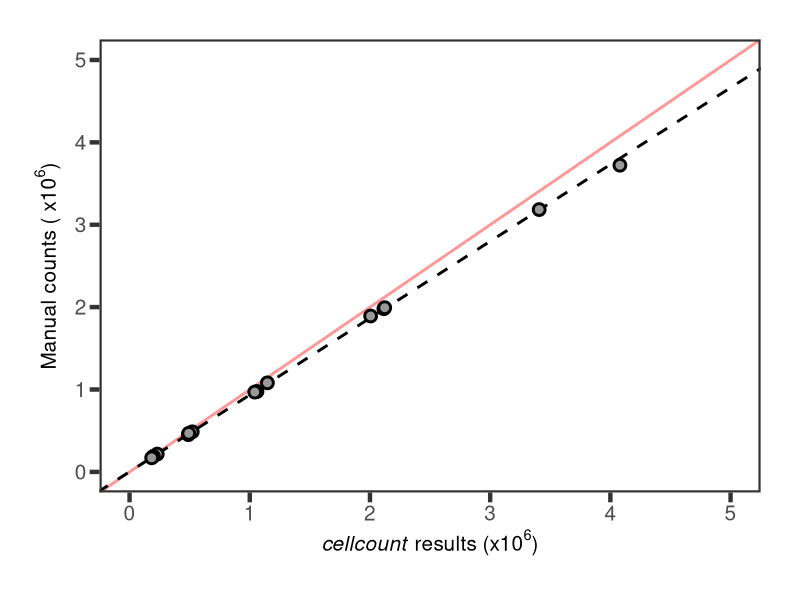
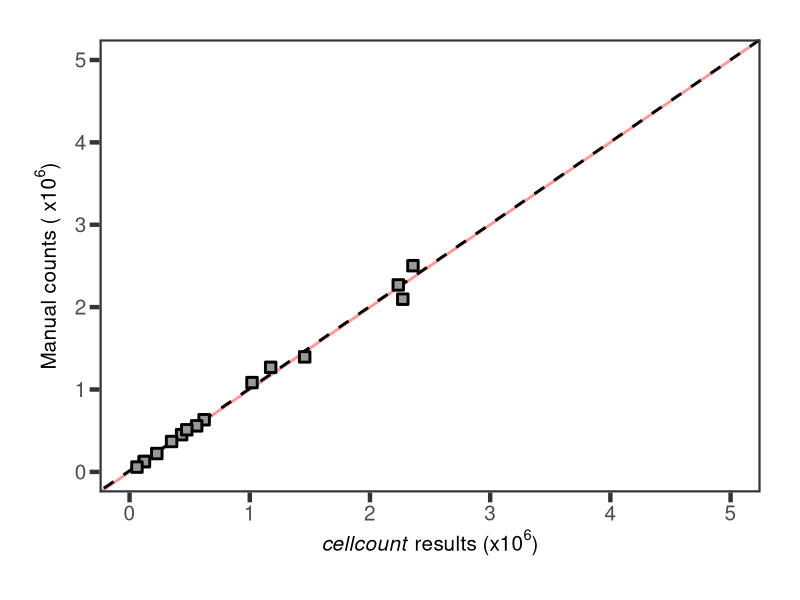
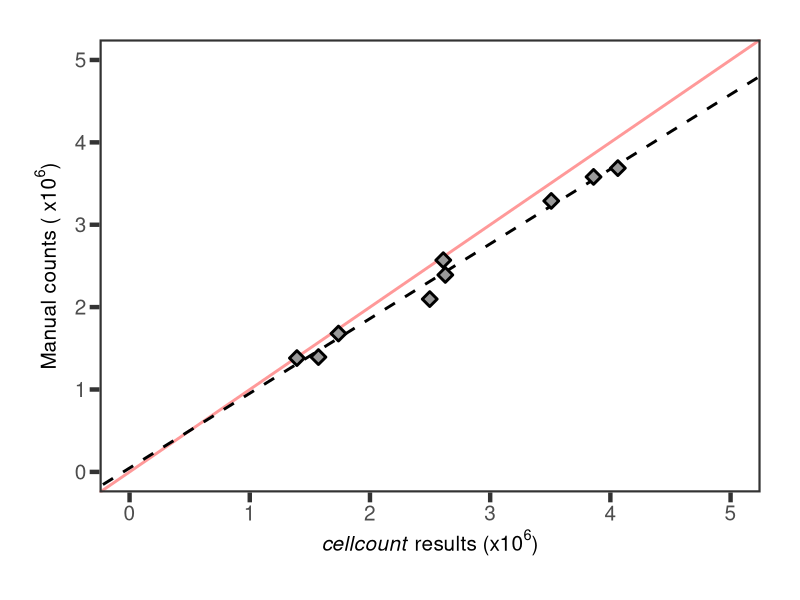
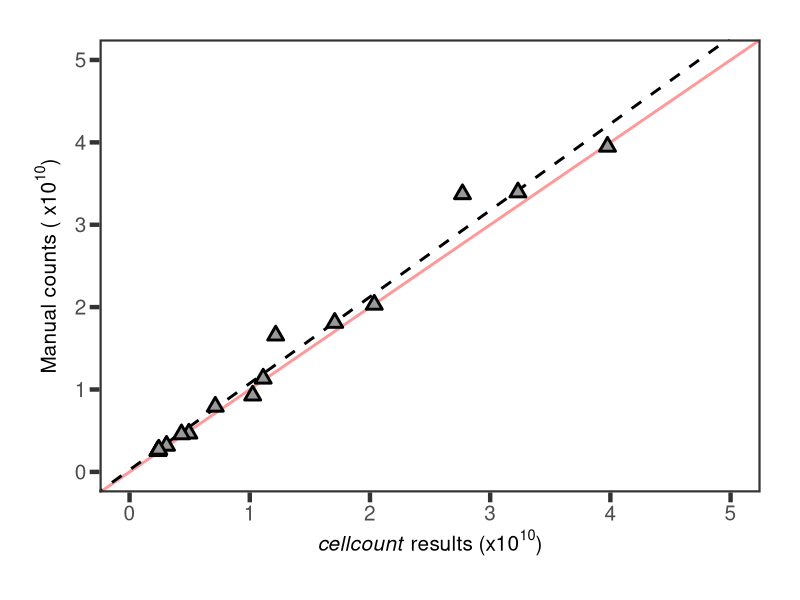
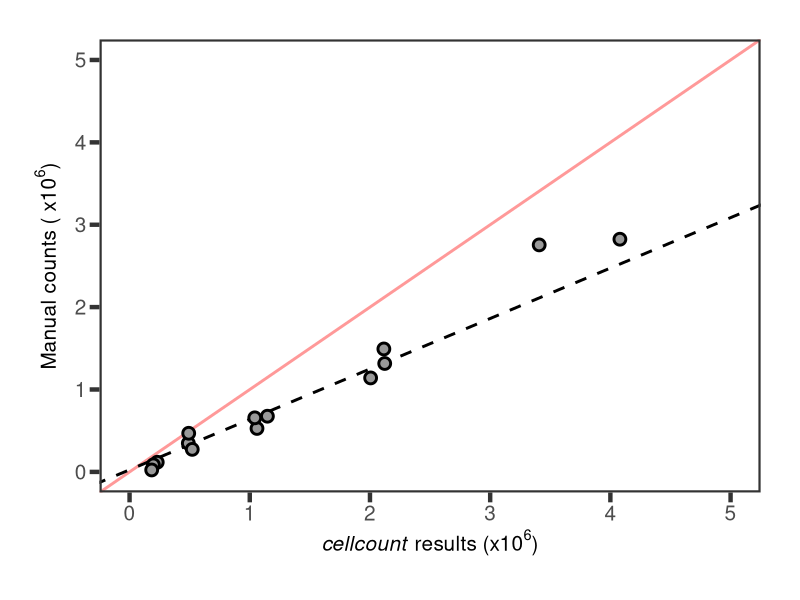
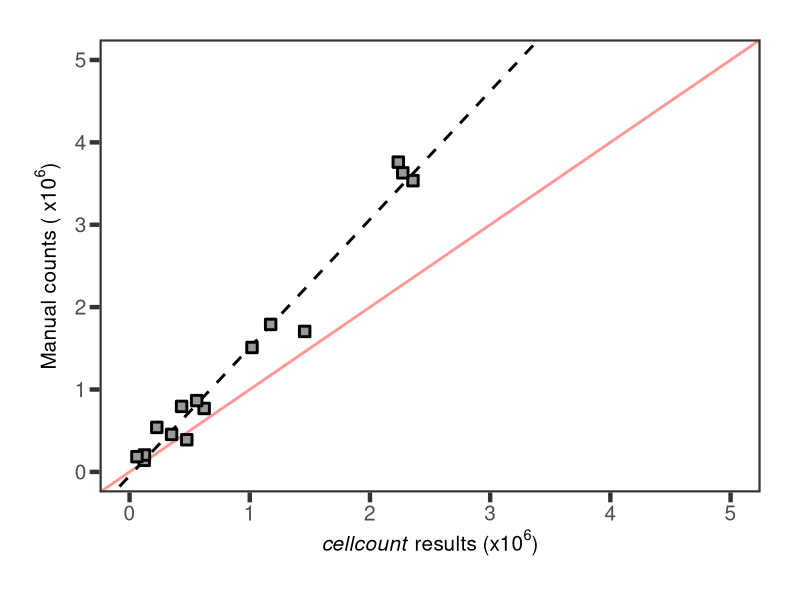
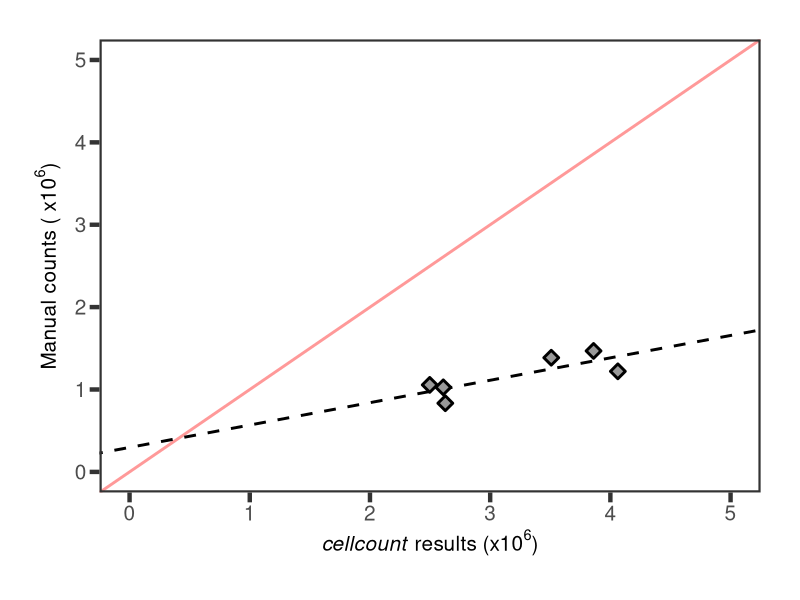
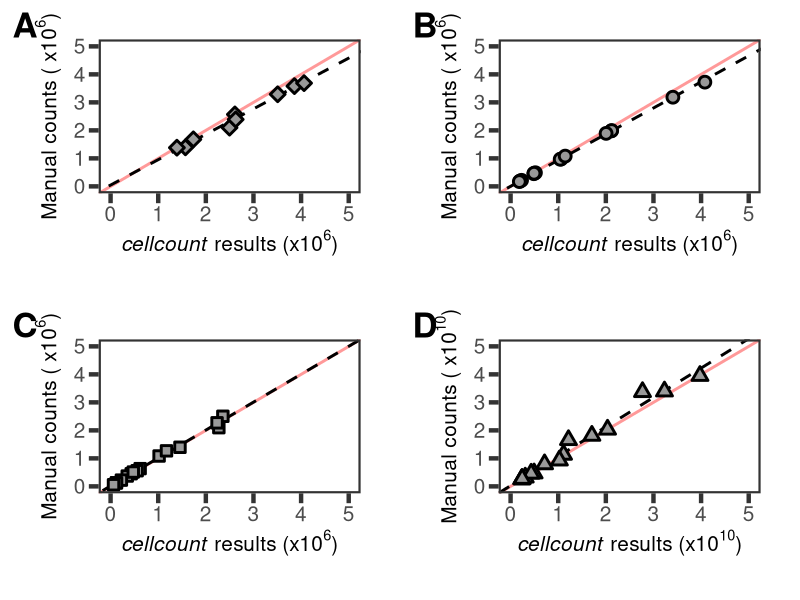

Generate these figures, in order, with R:
library(ggplot2)
library(gridExtra)
library(ggpubr)
library(cowplot)

setwd("~/cellcount_main/data")

RA<-read.csv("Regression_Analysis.csv",header=T)

RA_F192<-subset(RA,Species=="F192")
RA_F210<-subset(RA,Species=="F210")
RA_Anabena<-subset(RA,Species=="Anabena")
RA_Shewanella<-subset(RA,Species=="Shewanella")

RA_F192$Script<-(RA_F192$Script/1000000)
RA_F192$Visual<-(RA_F192$Visual/1000000)
RA_F192$Microscope<-(RA_F192$Microscope/1000000)

data.lm1<-lm(Visual~Script,data=RA_F192)
summary(data.lm1)

F192<-ggplot(data=RA_F192, aes(x=Script,y=Visual))+
  theme_bw()+
  labs(x=expression(paste(italic("cellcount"), " results (",x10^{6},")")))+
  labs(y=expression(paste("Manual counts ( ",x10^{6},")")))+
  theme(axis.title.x = element_text(size=15),
        axis.title.y = element_text(size=15,vjust=2))+
  theme(axis.text.x = element_text(size = 15),
        axis.text.y = element_text(size = 15),
        axis.ticks = element_line(size=1.5),
        axis.ticks.length = unit(0.25,"cm"),
        plot.margin=unit(c(1,1,1,1),"cm"),
        panel.grid.major = element_blank(),
        panel.grid.minor = element_blank(),
        panel.border = element_rect(size=1.5))+
  scale_x_continuous(labels=function(x) format(x,scientific=FALSE))+
  scale_y_continuous(labels=function(x) format(x,scientific=FALSE))+
  xlim(0,5)+
  ylim(0,5)+
  geom_abline(slope=1,intercept=0,color="red",size=1,alpha=0.4)+
  geom_abline(slope=coef(data.lm1)[["Script"]],
              intercept=coef(data.lm1)[["(Intercept)"]],
              linetype=2,
              size=1)+
  geom_point(size=3,shape=21,colour="black",fill="grey60",stroke=1.5)
F192


RA_F210$Script<-(RA_F210$Script/1000000)
RA_F210$Visual<-(RA_F210$Visual/1000000)
RA_F210$Microscope<-(RA_F210$Microscope/1000000)

data.lm2<-lm(Visual~Script,data=RA_F210)
summary(data.lm2)

F210<-ggplot(data=RA_F210, aes(x=Script,y=Visual))+
  theme_bw()+
  labs(x=expression(paste(italic("cellcount"), " results (",x10^{6},")")))+
  labs(y=expression(paste("Manual counts ( ",x10^{6},")")))+
  theme(axis.title.x = element_text(size=15),
        axis.title.y = element_text(size=15,vjust=2))+
  theme(axis.text.x = element_text(size = 15),
        axis.text.y = element_text(size = 15),
        axis.ticks = element_line(size=1.5),
        axis.ticks.length = unit(0.25,"cm"),
        plot.margin=unit(c(1,1,1,1),"cm"),
        panel.grid.major = element_blank(),
        panel.grid.minor = element_blank(),
        panel.border = element_rect(size=1.5))+
  scale_x_continuous(labels=function(x) format(x,scientific=FALSE))+
  scale_y_continuous(labels=function(x) format(x,scientific=FALSE))+
  xlim(0,5)+
  ylim(0,5)+
  geom_abline(slope=1,intercept=0,color="red",size=1,alpha=0.4)+
  geom_abline(slope=coef(data.lm2)[["Script"]],
              intercept=coef(data.lm2)[["(Intercept)"]],
              linetype=2,
              size=1)+
  geom_point(size=3,shape=22,colour="black",fill="grey60",stroke=1.5)
F210


RA_Anabena$Script<-(RA_Anabena$Script/1000000)
RA_Anabena$Visual<-(RA_Anabena$Visual/1000000)
RA_Anabena$Microscope<-(RA_Anabena$Microscope/1000000)

data.lm3<-lm(Visual~Script,data=RA_Anabena)
summary(data.lm3)

Anabena<-ggplot(data=RA_Anabena, aes(x=Script,y=Visual))+
  theme_bw()+
  labs(x=expression(paste(italic("cellcount"), " results (",x10^{6},")")))+
  labs(y=expression(paste("Manual counts ( ",x10^{6},")")))+
  theme(axis.title.x = element_text(size=15),
        axis.title.y = element_text(size=15,vjust=2))+
  theme(axis.text.x = element_text(size = 15),
        axis.text.y = element_text(size = 15),
        axis.ticks = element_line(size=1.5),
        axis.ticks.length = unit(0.25,"cm"),
        plot.margin=unit(c(1,1,1,1),"cm"),
        panel.grid.major = element_blank(),
        panel.grid.minor = element_blank(),
        panel.border = element_rect(size=1.5))+
  scale_x_continuous(labels=function(x) format(x,scientific=FALSE))+
  scale_y_continuous(labels=function(x) format(x,scientific=FALSE))+
  xlim(0,5)+
  ylim(0,5)+
  geom_abline(slope=1,intercept=0,color="red",size=1,alpha=0.4)+
  geom_abline(slope=coef(data.lm3)[["Script"]],
              intercept=coef(data.lm3)[["(Intercept)"]],
              linetype=2,
              size=1)+
  geom_point(size=3,shape=23,colour="black",fill="grey60",stroke=1.5)
Anabena


RA_Shewanella$Script<-(RA_Shewanella$Script/10000000000)
RA_Shewanella$Visual<-(RA_Shewanella$Visual/10000000000)

data.lm4<-lm(Visual~Script,data=RA_Shewanella)
summary(data.lm4)

Shewanella<-ggplot(data=RA_Shewanella, aes(x=Script,y=Visual))+
  theme_bw()+
  labs(x=expression(paste(italic("cellcount"), " results (",x10^{10},")")))+
  labs(y=expression(paste("Manual counts ( ",x10^{10},")")))+
  theme(axis.title.x = element_text(size=15),
        axis.title.y = element_text(size=15,vjust=2))+
  theme(axis.text.x = element_text(size = 15),
        axis.text.y = element_text(size = 15),
        axis.ticks = element_line(size=1.5),
        axis.ticks.length = unit(0.25,"cm"),
        plot.margin=unit(c(1,1,1,1),"cm"),
        panel.grid.major = element_blank(),
        panel.grid.minor = element_blank(),
        panel.border = element_rect(size=1.5))+
  scale_x_continuous(labels=function(x) format(x,scientific=FALSE))+
  scale_y_continuous(labels=function(x) format(x,scientific=FALSE))+
  xlim(0,5)+
  ylim(0,5)+
  geom_abline(slope=1,intercept=0,color="red",size=1,alpha=0.4)+
  geom_abline(slope=coef(data.lm4)[["Script"]],
              intercept=coef(data.lm4)[["(Intercept)"]],
              linetype=2,
              size=1)+
  geom_point(size=3,shape=24,colour="black",fill="grey60",stroke=1.5)
Shewanella



tiff("RA_Analysis1.tiff", height = 32, width = 30, units = 'cm', 
     compression = "lzw", res = 300)
plot_grid(Anabena,F192,F210,Shewanella, nrow = 2, labels = "AUTO",label_size = 25)
dev.off()





data.lm5<-lm(Microscope~Script,data=RA_F192)
summary(data.lm5)

F192_M<-ggplot(data=RA_F192, aes(x=Script,y=Microscope))+
  theme_bw()+
  labs(x=expression(paste(italic("cellcount"), " results (",x10^{6},")")))+
  labs(y=expression(paste("Manual counts ( ",x10^{6},")")))+
  theme(axis.title.x = element_text(size=15),
        axis.title.y = element_text(size=15,vjust=2))+
  theme(axis.text.x = element_text(size = 15),
        axis.text.y = element_text(size = 15),
        axis.ticks = element_line(size=1.5),
        axis.ticks.length = unit(0.25,"cm"),
        plot.margin=unit(c(1,1,1,1),"cm"),
        panel.grid.major = element_blank(),
        panel.grid.minor = element_blank(),
        panel.border = element_rect(size=1.5))+
  scale_x_continuous(labels=function(x) format(x,scientific=FALSE))+
  scale_y_continuous(labels=function(x) format(x,scientific=FALSE))+
  xlim(0,5)+
  ylim(0,5)+
  geom_abline(slope=1,intercept=0,color="red",size=1,alpha=0.4)+
  geom_abline(slope=coef(data.lm5)[["Script"]],
              intercept=coef(data.lm5)[["(Intercept)"]],
              linetype=2,
              size=1)+
  geom_point(size=3,shape=21,colour="black",fill="grey60",stroke=1.5)
F192_M

data.lm6<-lm(Microscope~Script,data=RA_F210)
summary(data.lm6)

F210_M<-ggplot(data=RA_F210, aes(x=Script,y=Microscope))+
  theme_bw()+
  labs(x=expression(paste(italic("cellcount"), " results (",x10^{6},")")))+
  labs(y=expression(paste("Manual counts ( ",x10^{6},")")))+
  theme(axis.title.x = element_text(size=15),
        axis.title.y = element_text(size=15,vjust=2))+
  theme(axis.text.x = element_text(size = 15),
        axis.text.y = element_text(size = 15),
        axis.ticks = element_line(size=1.5),
        axis.ticks.length = unit(0.25,"cm"),
        plot.margin=unit(c(1,1,1,1),"cm"),
        panel.grid.major = element_blank(),
        panel.grid.minor = element_blank(),
        panel.border = element_rect(size=1.5))+
  scale_x_continuous(labels=function(x) format(x,scientific=FALSE))+
  scale_y_continuous(labels=function(x) format(x,scientific=FALSE))+
  xlim(0,5)+
  ylim(0,5)+
  geom_abline(slope=1,intercept=0,color="red",size=1,alpha=0.4)+
  geom_abline(slope=coef(data.lm6)[["Script"]],
              intercept=coef(data.lm6)[["(Intercept)"]],
              linetype=2,
              size=1)+
  geom_point(size=3,shape=22,colour="black",fill="grey60",stroke=1.5)
F210_M

data.lm7<-lm(Microscope~Script,data=RA_Anabena)
summary(data.lm7)

Anabena_M<-ggplot(data=RA_Anabena, aes(x=Script,y=Microscope))+
  theme_bw()+
  labs(x=expression(paste(italic("cellcount"), " results (",x10^{6},")")))+
  labs(y=expression(paste("Manual counts ( ",x10^{6},")")))+
  theme(axis.title.x = element_text(size=15),
        axis.title.y = element_text(size=15,vjust=2))+
  theme(axis.text.x = element_text(size = 15),
        axis.text.y = element_text(size = 15),
        axis.ticks = element_line(size=1.5),
        axis.ticks.length = unit(0.25,"cm"),
        plot.margin=unit(c(1,1,1,1),"cm"),
        panel.grid.major = element_blank(),
        panel.grid.minor = element_blank(),
        panel.border = element_rect(size=1.5))+
  scale_x_continuous(labels=function(x) format(x,scientific=FALSE))+
  scale_y_continuous(labels=function(x) format(x,scientific=FALSE))+
  xlim(0,5)+
  ylim(0,5)+
  geom_abline(slope=1,intercept=0,color="red",size=1,alpha=0.4)+
  geom_abline(slope=coef(data.lm7)[["Script"]],
              intercept=coef(data.lm7)[["(Intercept)"]],
              linetype=2,
              size=1)+
  geom_point(size=3,shape=23,colour="black",fill="grey60",stroke=1.5)
Anabena_M



tiff("RA_Analysis2.tiff", height = 30, width = 30, units = 'cm', 
     compression = "lzw", res = 300)
plot_grid(Anabena_M,F192_M,F210_M, nrow = 2, labels = "AUTO",label_size = 25)
dev.off()
